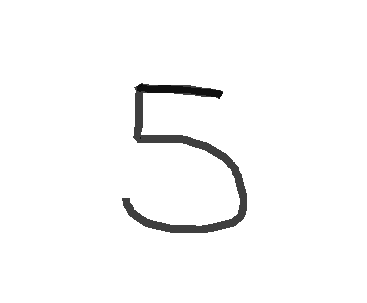
#> input picture CNN/equations/five.png, 367 x 303 px
$ jupyter execute --allow-errors e2e.ipynb   (shell and % lines are left out)
#> lines starting #> are read from the running program, lines starting #| are printed output that depends on the picture; after the words box and inside, x2 and y2 are one past the last pixel; in counts of white or black regions, pixels touching at a corner belong together
### CNN/utils.py
import matplotlib.pyplot as plt
import numpy as np
import pickle
import cv2
import os
from sklearn.metrics import confusion_matrix
import seaborn as sns
from sklearn.metrics import accuracy_score, classification_report
import scikitplot as skplt

img_folder = "./images"


# region plotting functions
# [68 lines left out: functions plot_loss_curve, plot_accuracy_curve, plot_learning_curve, plot_confusion_matrix, not called in this run]


def plot_roc_curve(y_test, y_test_probs):
    skplt.metrics.plot_roc(y_test, y_test_probs)
    plt.show()


# [94 lines left out: functions minmax_normalize, visualize_filters, visualize_activations, plot_histogram, accuracy, generate_batches and 2 more, not called in this run]


# region load and save model
def load_model(model_path: str = "./models/exp1_10k_train_2_20231127191523.pkl"):
    from layers.conv import ConvLayer
    from layers.dense import DenseLayer
    from layers.flatten import Flatten
    from layers.maxpool import MaxPool
    from layers.relu import ReluLayer

    with open(model_path, "rb") as inp_model:
        model = pickle.load(inp_model)
        return model


# endregion


# region preprocess
# [7 lines left out: function preprocess_image, not called in this run]


# endregion

### CNN/e2e.ipynb
# New data

- preprocess the new data
- train it on just DNN
- then on CNN
- setup tensorboard for experiment tracking

# Preprocessing

[cell 1]
import sklearn
import glob
import pandas as pd
import seaborn as sns
import matplotlib.pyplot as plt
import numpy as np
import cv2
import math
import utils

# Loading the saved model

#> (a cell that did not finish here is left out)

[cell 3]
labels_map = {'0': 0,
 '1': 1,
 '2': 2,
 '3': 3,
 '4': 4,
 '5': 5,
 '6': 6,
 '7': 7,
 '8': 8,
 '9': 9,
 '+': 10,
 '-': 11,
 'div': 12,
 'rightarrow': 13,
 'times': 14,
 'u': 15,
 'v': 16,
 'w': 17,
 'y': 18,
 'z': 19}

[cell 4]
target_names = list(labels_map.keys())

[cell 5]
target_names

[cell 6]
def preprocess(img_path):
#> called with img_path = './equations/five.png'
    img = cv2.imread(img_path)
#> img is the input picture: shape (303, 367, 3); min 4, max 255, mean 248.9
    img = cv2.cvtColor(img, cv2.COLOR_BGR2GRAY)
#> img: shape (303, 367)
    img = cv2.GaussianBlur(img, (5,5), 0)
    img = cv2.threshold(img, 0, 255, cv2.THRESH_BINARY_INV | cv2.THRESH_OTSU)[1]
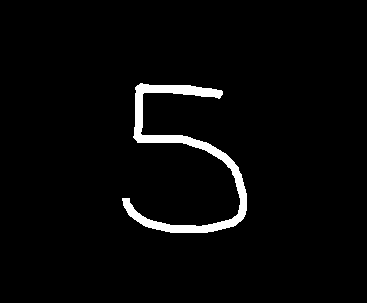
#> img: shape (303, 367); 3.1% white; 1 white region, box (x1, y1, x2, y2) and area: (122, 83, 247, 233) 3393
    return img

[cell 7]
img = preprocess("./equations/five.png")

[cell 8]
img.shape
#> Out = (303, 367)

[cell 9]
plt.imshow(img)

[cell 10]
img.shape
#> Out = (303, 367)
